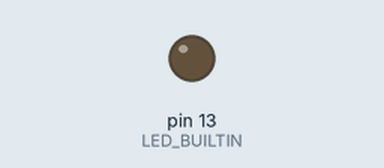
A sketch run on a simulated Arduino Uno, built with avr-gcc and run on an emulated ATmega328P. Parts: output pins drawn as LEDs (lit = HIGH). Random numbers use the default seed unless the sketch sets one.

Above: at 0.1 s.
At 39.1 s:
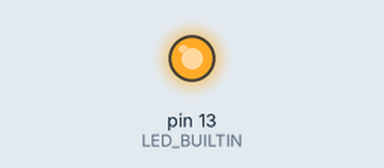
Timing chart, 0 to 40.0 s (numbered marks = the images above):
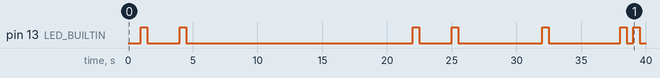

The sketch:

Dancing_Christmas_Lights.ino
```cpp
  void setup() {
  // initialize digital pin LED_BUILTIN as an output.
  pinMode(LED_BUILTIN, OUTPUT);
}

void loop() {
  long randLED = random(8,14);
  long randDelay = random(100,501);
  digitalWrite(randLED, HIGH);
  delay(500);
  digitalWrite(randLED, LOW);
  delay(500);
}
```

Measured:
- by itself, pin 13 (LED_BUILTIN): LOW → HIGH at 1.0 s, → LOW 0.50 s later, → HIGH 2.5 s later, → LOW 0.50 s later, … (14 changes in this stretch)
